Frame 1 (no input): blank canvas, image omitted
Frame 60 (the mouse pressed at the canvas centre just before this capture): blank canvas, image omitted
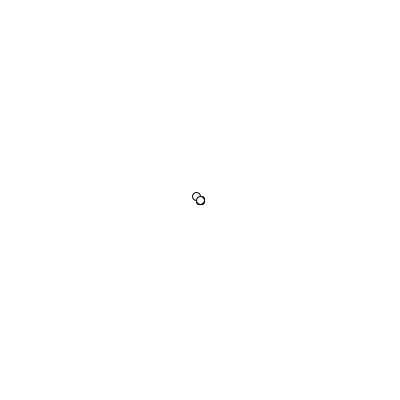
Frame 120 (the mouse held since frame 60 and released just before this capture)

The Processing sketch whose frames 1 and 60 were blank and that drew this single picture after the mouse press (run headless with seeded random() and noise(); from frame 60 on, the mouse is pressed at the canvas centre):

// Processing sketch: sketch_170711d
// ── sketch_170711d.pde
ArrayList<Particula> p;

void setup(){
  size(400,400);
  p = new ArrayList<Particula>();
}
void draw(){
  background(255);
  if(mousePressed){
    p.add( new Particula( mouseX, mouseY, mouseX-pmouseX, mouseY-pmouseY ) );
  }
  for(Particula tmp: p){
    tmp.actualizar();
    tmp.dibujar();
  }
}




// ── Particula.pde
class Particula{//Nombre de la clase en mayuscula
  float x, y;//posicion
  float dx, dy;//velocidad
  float tamano;
    
  Particula(float xx, float yy, float vx, float vy){//constructor
    x      = xx;
    y      = yy;
    dx     = vx;
    dy     = vy;
    tamano = 8;
  }
  void actualizar(){
    x+=dx;
    y+=dy;
    dx*=0.9;
    dy*=0.9;
    if(x<0)     x+=width;
    if(x>width) x-=width;
    if(y<0)     y+=height;
    if(y>height)y-=height;
    //if(x<0 || x>width) dx*=-1;
    //if(y<0 || y>height) dy*=-1;
  }
  void dibujar(){
    pushMatrix();
    translate(x,y);
    ellipse(0,0,tamano,tamano);
    popMatrix();
  }
}
